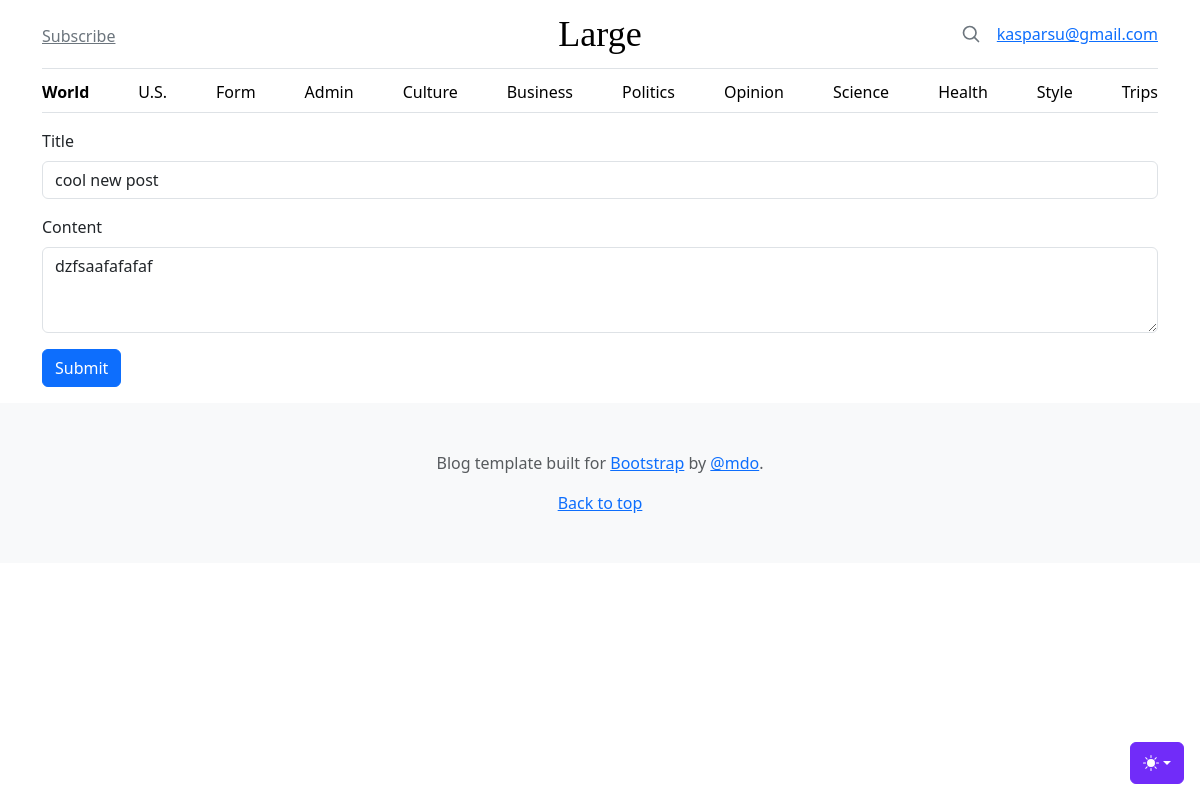
Screenshot of /admin/posts/edit?id=9 (signed in) with the database file from the repository.
### tables this page shows
CREATE TABLE users
(
    id       integer
        constraint users_pk
            primary key autoincrement,
    email    text not null
        constraint users_pk_2
            unique,
    password text not null
);

CREATE TABLE posts
(
    id    integer
        constraint posts_pk
            primary key autoincrement,
    title text not null,
    body  text not null
);

### helpers.php (called while the page is built, shortened)
<?php
function view($viewName, $vars = []){
    extract($vars);
    include __DIR__ . "/views/$viewName.php";
}
function auth(){
    return isset($_SESSION['userId']) ? User::find($_SESSION['userId']) : false;
}

### src/Controllers/PostsController.php (called while the page is built, shortened)
<?php
class PostsController
{
    public function edit(){
        $post = Post::find($_GET['id']);
        view('posts/edit', compact('post'));
    }
}

### src/DB.php (called while the page is built, shortened)
<?php
class DB {
    public $conn;
    public function __construct()
    {
        try {
            $this->conn = new PDO("sqlite:db.sqlite");
            $this->conn->setAttribute(PDO::ATTR_ERRMODE, PDO::ERRMODE_EXCEPTION);
        } catch (PDOException $e) {
            echo "Connection failed: " . $e->getMessage();
        }
    }
    public function find($table, $class, $id){
        $stmt = $this->conn->prepare("SELECT * FROM $table WHERE id=$id");
        $stmt->execute();
        $stmt->setFetchMode(PDO::FETCH_CLASS, $class);
        return $stmt->fetch();
    }
}

### src/Models/Model.php (called while the page is built, shortened)
<?php
class Model {
    public static $table;
    public static function find($id){
        $db = new DB();
        return $db->find(static::$table, static::class, $id);
    }
}

### views/posts/edit.php (the view, shortened to what this page needs)
<?php view('partials/header') ?>
<main class="container">
  <form method="POST" action="/admin/posts/edit?id=<?=$post->id?>">
    <div class="mb-3">
      <label for="title" class="form-label">Title</label>
      <input name="title" type="text" class="form-control" id="title" value="<?=$post->title?>" placeholder="Title here ..." >
    </div>
    <div class="mb-3">
      <label for="body" class="form-label">Content</label>
      <textarea name="body" class="form-control" id="body" rows="3"><?=$post->body?></textarea>
    </div>
    <div class="mb-3">
      <input type="submit" class="btn btn-primary">
    </div>
  </form>
</main>

### views/partials/header.php (shortened to what this page needs)
<!doctype html>
<html lang="en" data-bs-theme="auto">
  <head><script src="/assets/js/color-modes.js"></script>
    <link rel="stylesheet" href="https://cdn.jsdelivr.net/npm/@docsearch/css@3">
<link href="/assets/dist/css/bootstrap.min.css" rel="stylesheet">
    <link href="/assets/blog.css" rel="stylesheet">
  </head>
  <body>
    <div class="dropdown position-fixed bottom-0 end-0 mb-3 me-3 bd-mode-toggle">
      <button class="btn btn-bd-primary py-2 dropdown-toggle d-flex align-items-center"
              id="bd-theme"
              type="button"
              aria-expanded="false"
              data-bs-toggle="dropdown"
              aria-label="Toggle theme (auto)">
        <svg class="bi my-1 theme-icon-active" width="1em" height="1em"><use href="#circle-half"></use></svg>
      </button>
    </div>
<div class="container">
  <header class="border-bottom lh-1 py-3">
    <div class="row flex-nowrap justify-content-between align-items-center">
      <div class="col-4 pt-1">
        <a class="link-secondary" href="#">Subscribe</a>
      </div>
      <div class="col-4 text-center">
        <a class="blog-header-logo text-body-emphasis text-decoration-none" href="#">Large</a>
      </div>
      <div class="col-4 d-flex justify-content-end align-items-center">
        <a class="link-secondary" href="#" aria-label="Search">
          <svg xmlns="http://www.w3.org/2000/svg" width="20" height="20" fill="none" stroke="currentColor" stroke-linecap="round" stroke-linejoin="round" stroke-width="2" class="mx-3" role="img" viewBox="0 0 24 24"><title>Search</title><circle cx="10.5" cy="10.5" r="7.5"/><path d="M21 21l-5.2-5.2"/></svg>
        </a>
        <?php if(auth()): ?>
          <a href="/logout"><?=auth()->email?></a>
        <?php else : ?>
          <a class="btn btn-sm btn-outline-secondary" href="/register">Sign up</a>
          <a class="btn btn-sm btn-primary ms-2" href="/login">Login</a>
        <?php endif ?>
      </div>
    </div>
  </header>
  <div class="nav-scroller py-1 mb-3 border-bottom">
    <nav class="nav nav-underline justify-content-between">
      <a class="nav-item nav-link link-body-emphasis active" href="/">World</a>
      <a class="nav-item nav-link link-body-emphasis" href="/us">U.S.</a>
      <a class="nav-item nav-link link-body-emphasis" href="/form">Form</a>
      <a class="nav-item nav-link link-body-emphasis" href="/admin/posts">Admin</a>
      <a class="nav-item nav-link link-body-emphasis" href="#">Culture</a>
      <a class="nav-item nav-link link-body-emphasis" href="#">Business</a>
      <a class="nav-item nav-link link-body-emphasis" href="#">Politics</a>
      <a class="nav-item nav-link link-body-emphasis" href="#">Opinion</a>
      <a class="nav-item nav-link link-body-emphasis" href="#">Science</a>
      <a class="nav-item nav-link link-body-emphasis" href="#">Health</a>
      <a class="nav-item nav-link link-body-emphasis" href="#">Style</a>
      <a class="nav-item nav-link link-body-emphasis" href="#">Trips</a>
    </nav>
  </div>
</div>

### public/assets/blog.css (style rules this page uses)
.blog-header-logo { font-family: "Playfair Display", Georgia, "Times New Roman", serif; font-size: 2.25rem; }

### views/partials/header.php (style rules this page uses)
.bi { vertical-align: -.125em; fill: currentColor; }
.nav-scroller { position: relative; z-index: 2; height: 2.75rem; overflow-y: hidden; }
.nav-scroller .nav { display: flex; flex-wrap: nowrap; padding-bottom: 1rem; margin-top: -1px; overflow-x: auto; text-align: center; white-space: nowrap; -webkit-overflow-scrolling: touch; }
.btn-bd-primary { --bd-violet-bg: #712cf9; --bd-violet-rgb: 112.520718, 44.062154, 249.437846; --bs-btn-font-weight: 600; --bs-btn-color: var(--bs-white); --bs-btn-bg: var(--bd-violet-bg); --bs-btn-border-color: var(--bd-violet-bg); --bs-btn-hover-color: var(--bs-white); --bs-btn-hover-bg: #6528e0; --bs-btn-hover-border-color: #6528e0; --bs-btn-focus-shadow-rgb: var(--bd-violet-rgb); --bs-btn-active-color: var(--bs-btn-hover-color); --bs-btn-active-bg: #5a23c8; --bs-btn-active-border-color: #5a23c8; }
.bd-mode-toggle { z-index: 1500; }

### rows the page displays
users: email "kasparsu@gmail.com"
posts: title "cool new post", body "dzfsaafafafaf"
